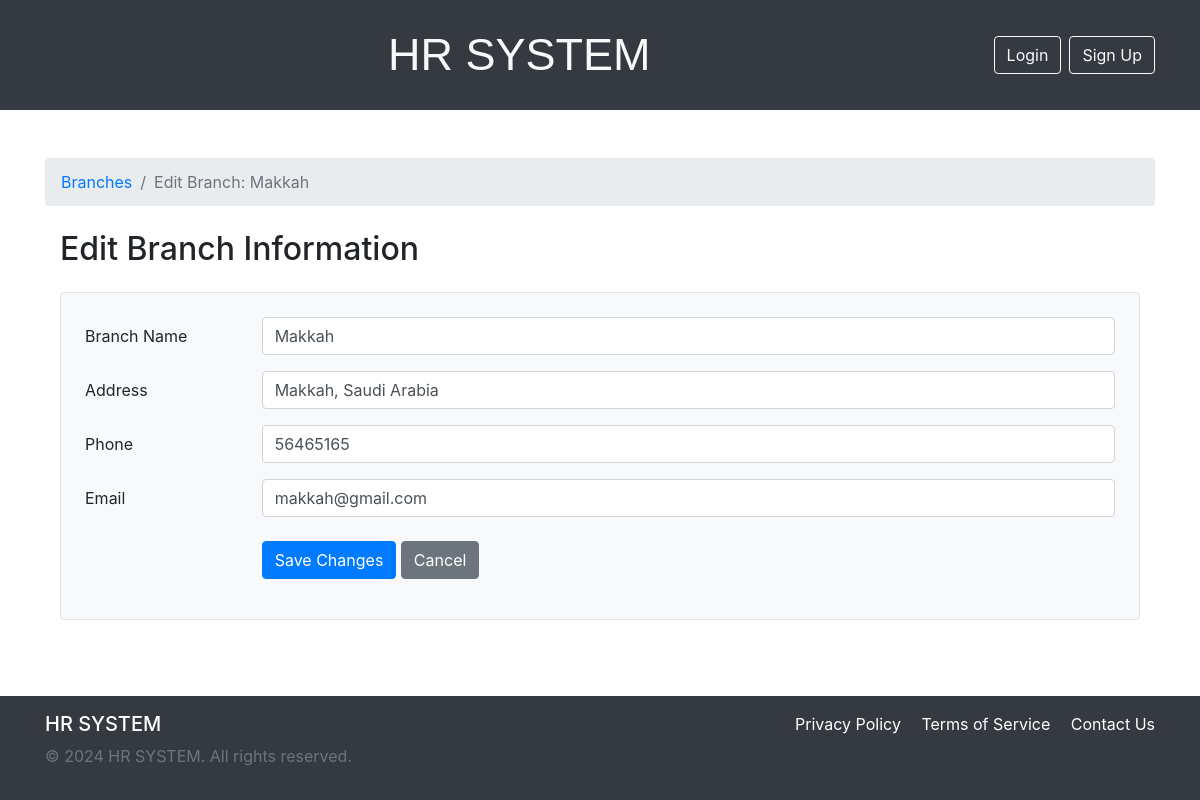
The app's page /branche/2/edit with its own data.
### company/models.py (models this page shows, shortened)
class branches(models.Model):
    name = models.CharField(max_length=50,unique=True)
    address = models.CharField(max_length=100,help_text="enter full address")
    phone = models.CharField(max_length=12,null=True)
    email = models.EmailField(max_length=60,null = True)

### company/views.py (the view, shortened to what this page needs)
# urls.py: path('branche/<int:branche_id>/edit', compView.editBrancheView.as_view(), name='editBranche'),
class editBrancheView(UpdateView):
    model = branches
    form_class = EditBrancheForm
    template_name = 'company/editBranche.html'
    pk_url_kwarg = 'branche_id'
    context_object_name = 'branche'

### company/forms.py
class EditBrancheForm(forms.ModelForm):
    class Meta:
        model = branches
        fields = ['name', 'address', 'phone', 'email']

### template/company/editBranche.html (shortened to what this page needs)
{% extends 'base.html' %}
{% block breadcrumb %}
    <li class="breadcrumb-item"><a href="{% url 'branches' %}">Branches</a></li>
    <li class="breadcrumb-item active" aria-current="page">Edit Branch: {{ branche.name }}</li>
{% endblock %}
{% block content %}
<div class="container mt-4">
    <h2 class="mb-4">Edit Branch Information</h2>
    <form method="POST" class="bg-light p-4 border rounded">
        <div class="form-group row mb-3">
            <label for="brancheName" class="col-sm-2 col-form-label">Branch Name</label>
            <div class="col-sm-10">
                <input type="text" class="form-control" id="brancheName" name="brancheName" value="{{ branche.name }}" required>
            </div>
        </div>
        <div class="form-group row mb-3">
            <label for="brancheAddress" class="col-sm-2 col-form-label">Address</label>
            <div class="col-sm-10">
                <input type="text" class="form-control" id="brancheAddress" name="brancheAddress" value="{{ branche.address }}" required>
            </div>
        </div>
        <div class="form-group row mb-3">
            <label for="branchePhone" class="col-sm-2 col-form-label">Phone</label>
            <div class="col-sm-10">
                <input type="tel" class="form-control" id="branchePhone" name="branchePhone" value="{{ branche.phone }}" required>
            </div>
        </div>
        <div class="form-group row mb-3">
            <label for="brancheEmail" class="col-sm-2 col-form-label">Email</label>
            <div class="col-sm-10">
                <input type="email" class="form-control" id="brancheEmail" name="brancheEmail" value="{{ branche.email }}" required>
            </div>
        </div>
        <div class="form-group row mt-4">
            <div class="col-sm-10 offset-sm-2">
                <button type="submit" class="btn btn-primary">Save Changes</button>
                <a href="{% url 'branchesDetails' branche.id %}" class="btn btn-secondary">Cancel</a>
            </div>
        </div>
    </form>
</div>
{% endblock %}

### template/base.html (style rules this page uses)
html, body { height: 100%; margin: 0; display: flex; flex-direction: column; }

### records on screen
branches: name "Makkah", brancheName "Makkah", brancheAddress "Makkah, Saudi Arabia", branchePhone "56465165", brancheEmail "makkah@gmail.com"
